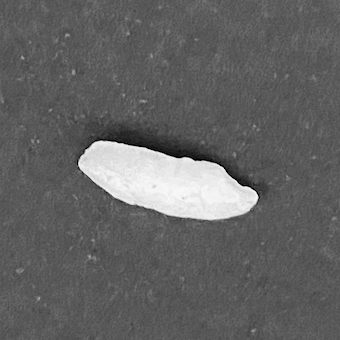
#> input picture src/imagenes/onerice.png, 340 x 340 px
$ jupyter execute Mascaras.ipynb
#> lines starting #> are read from the running program, lines starting #| are printed output that depends on the picture
[cell 1]
import cv2 as cv
import imutils
import os
import matplotlib.pyplot as plt
import numpy as np

[cell 2]
imagen = cv.imread('imagenes/onerice.png')
#> imagen is the input picture: shape (340, 340, 3); min 0, max 248, mean 99.1
imgGray = cv.cvtColor(imagen, cv.COLOR_BGR2GRAY)
plt.imshow(imgGray, 'gray')

[cell 3]
def mascara(imagen):
    a, b = imagen.shape
#> a = 340; b = 340
    new_image = np.zeros((a,b))
    for i in range(0, a):
        for j in range(1, b - 1):
            new_image[i,j] = abs(imagen[i, j - 1] - imagen[i, j + 1])
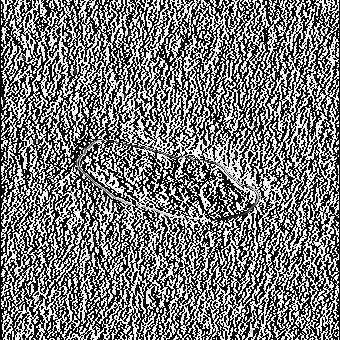
#> new_image: shape (340, 340) float64; min 0, max 255, mean 120.5
    return new_image

[cell 4]
imagen_mascara = mascara(imgGray)
imagen_mascara = np.uint8(imagen_mascara)
plt.imshow(imagen_mascara, 'gray')

[cell 5]
histg = cv.calcHist([imagen_mascara],[0],None,[256],[0,256])
#> histg = 256 values, max 7442 at index 0, min 0 at index 113, mean 451.6
plt.plot(histg)
plt.show()
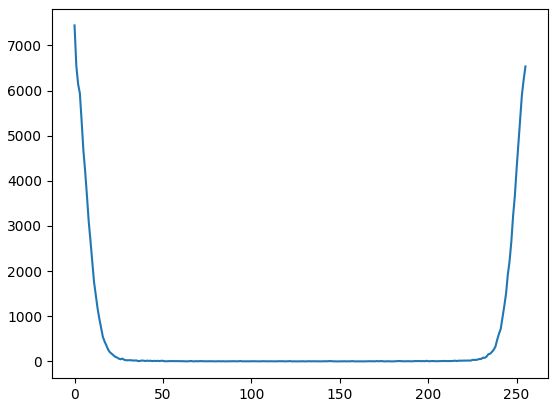
#> figure drawn by matplotlib, 1 panel; curve peaks at x = 0, y = 7442

[cell 6]
ret,thresh1 = cv.threshold(imagen_mascara,40,255,cv.THRESH_BINARY)
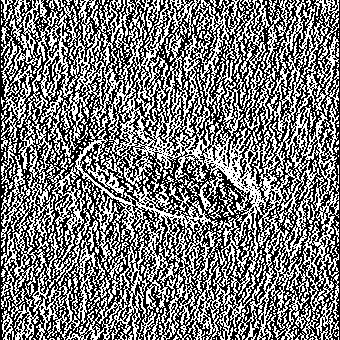
#> thresh1: shape (340, 340); 47.4% white in thin lines or dots
plt.imshow(thresh1, 'gray')

[cell 7]
histg = cv.calcHist([thresh1],[0],None,[256],[0,256])
#> histg = 256 values, max 60798 at index 0, min 0 at index 1, mean 451.6
plt.plot(histg)
plt.show()
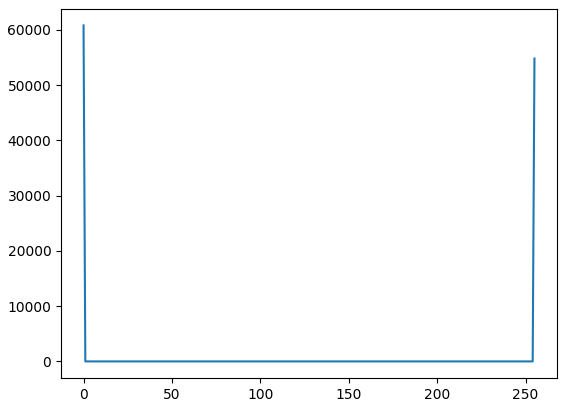
#> figure drawn by matplotlib, 1 panel; curve peaks at x = 0, y = 60798
